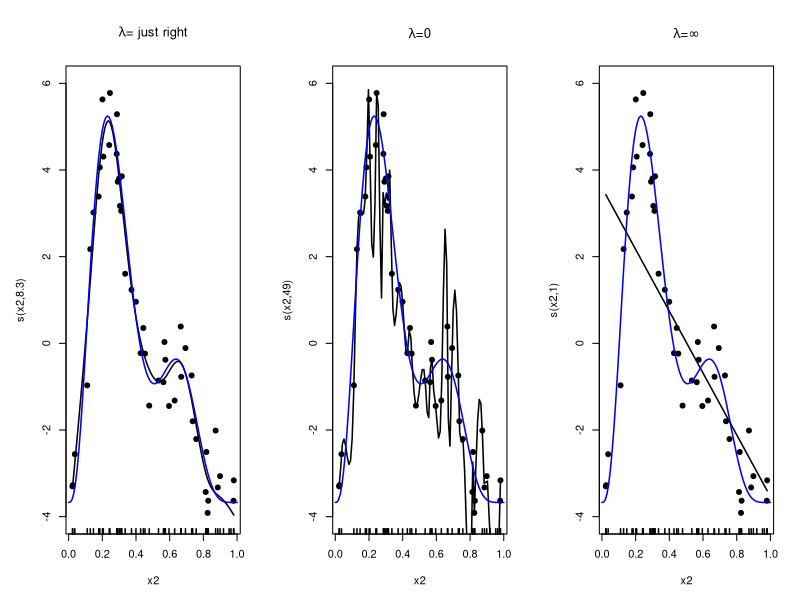
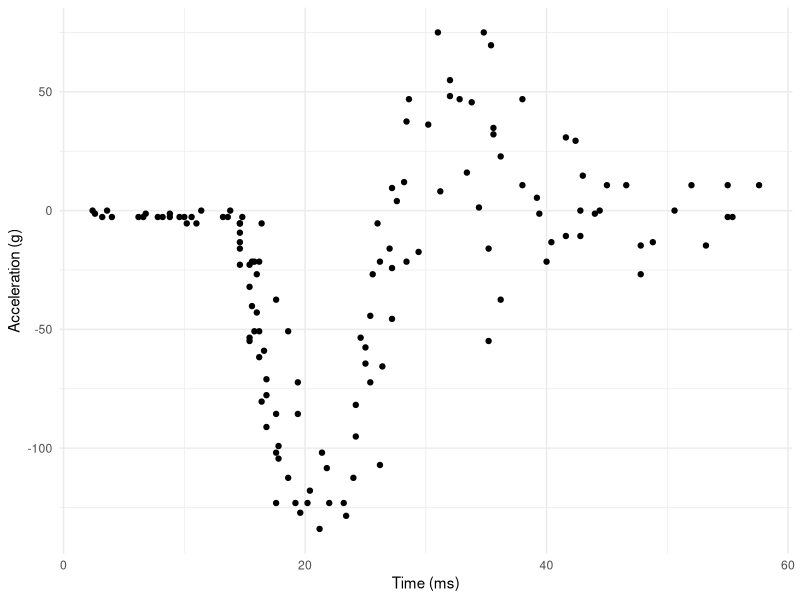
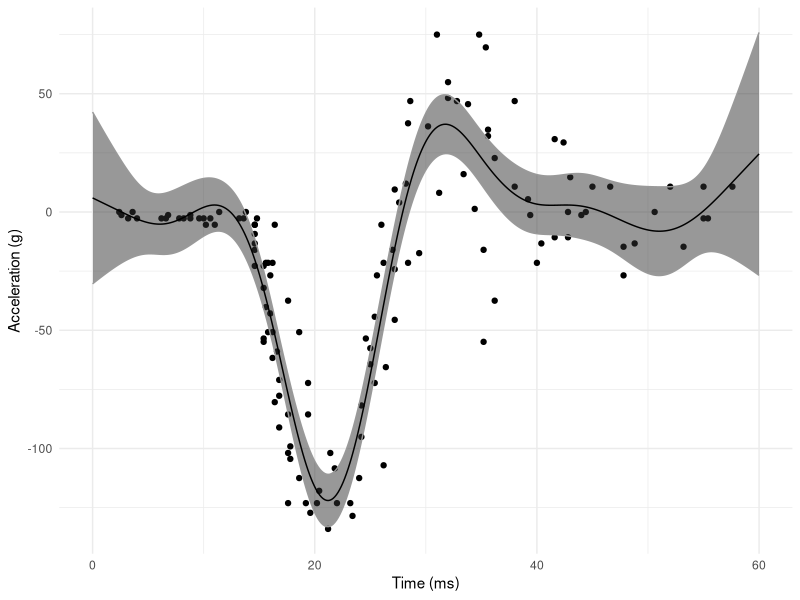
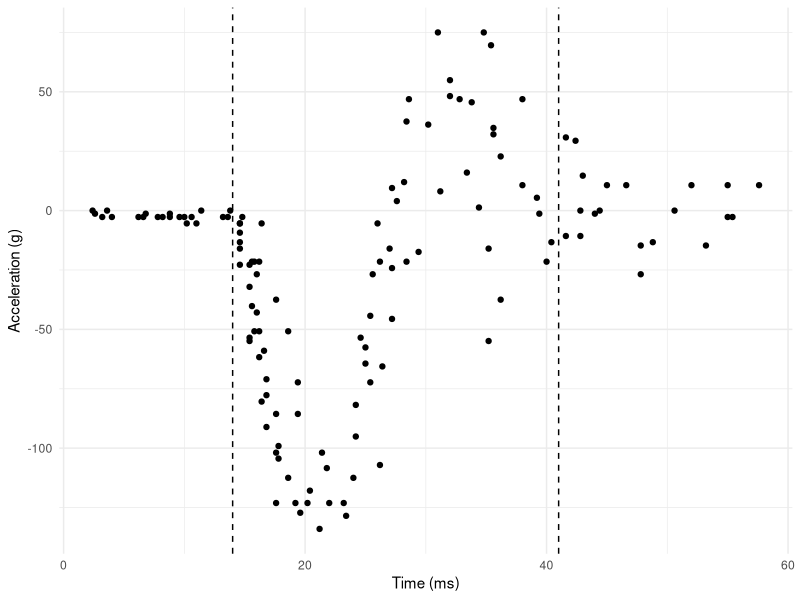
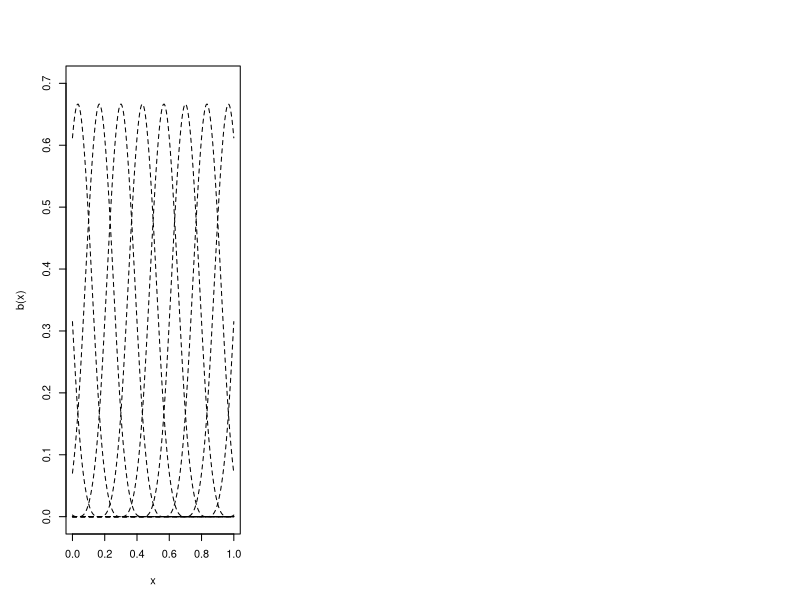
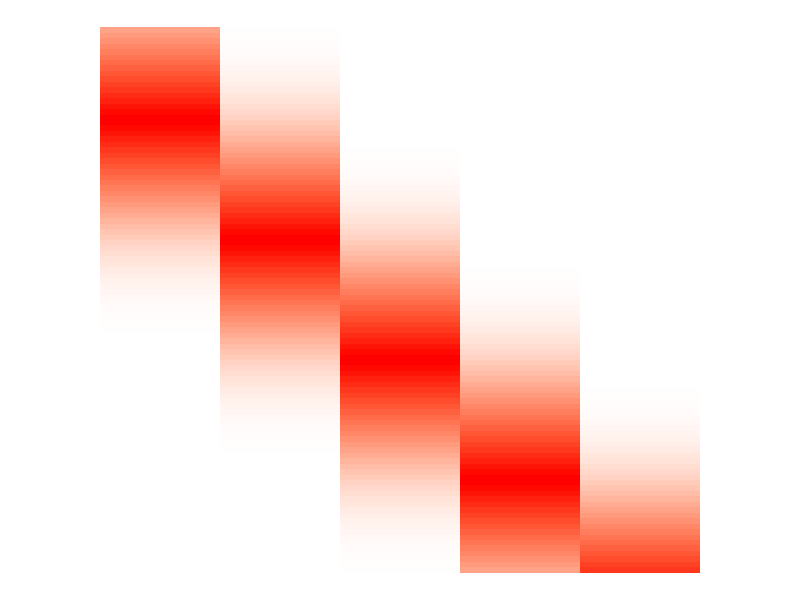
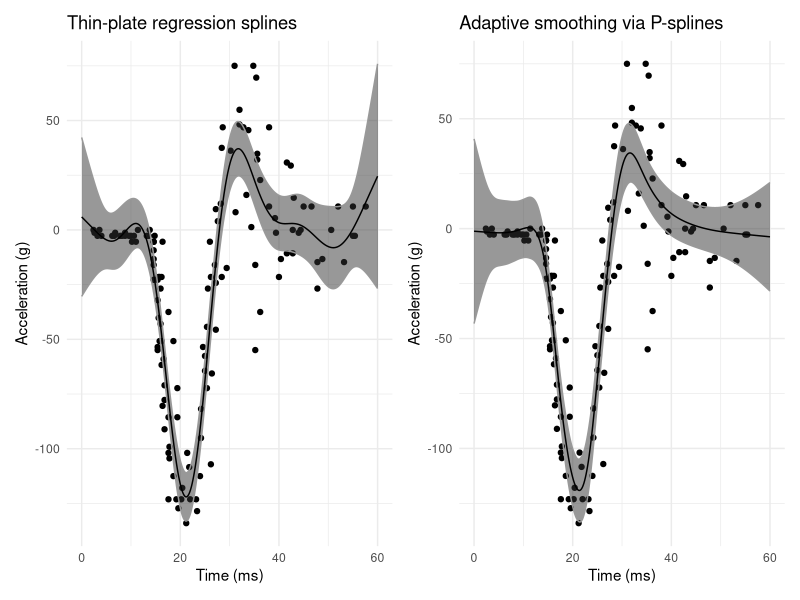
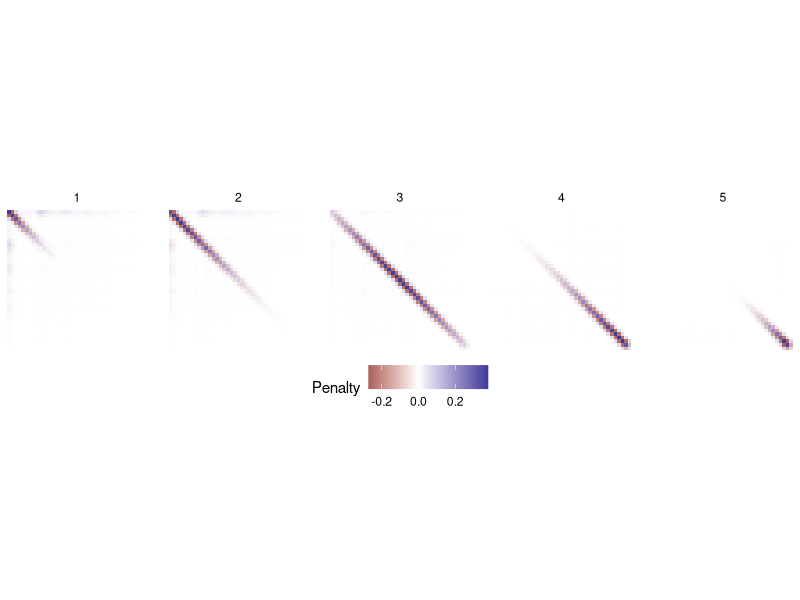

The R script that drew these images, in order:
## ---- chunk 1
#| fig.cap: Data (black dots) are generated from the blue line. In the left plot we have $\lambda$ be estimated. The middle plot shows that when the smoothing parameter is set to zero we get overfitting since the model is unpenalized. The right plot shows what happens when the penalty dominates and all the wiggles are removed from the model, leaving only the slope term which doesn't have second derivatives (which are used for the penalty in this case).

library(mgcv)

# hacked from the example in ?gam
set.seed(2) ## simulate some data...·
dat <- gamSim(1,n=50,dist="normal",scale=0.5, verbose=FALSE)
dat$y <- dat$f2 + rnorm(length(dat$f2), sd = sqrt(0.5))
f2 <- function(x) 0.2*x^11*(10*(1-x))^6+10*(10*x)^3*(1-x)^10-mean(dat$y)
ylim <- c(-4,6)

# fit some models
b.justright <- gam(y~s(x2),data=dat)
b.sp0 <- gam(y~s(x2, sp=0, k=50),data=dat)
b.spinf <- gam(y~s(x2),data=dat, sp=1e10)

# make three plots, w. estimated smooth, truth and data on each
par(mfrow=c(1,3), mar=c(5,5,5,2))

plot(b.justright, se=FALSE, ylim=ylim,
     main=expression(lambda*plain("= just right")), lwd=1.5)
points(dat$x2, dat$y-mean(dat$y), pch=19)
curve(f2,0,1, col="blue", add=TRUE, lwd=1.5)

plot(b.sp0, se=FALSE, ylim=ylim, main=expression(lambda*plain("=")*0), lwd=1.5)
points(dat$x2, dat$y-mean(dat$y), pch=19)
curve(f2,0,1, col="blue", add=TRUE, lwd=1.5)

plot(b.spinf, se=FALSE, ylim=ylim,                                              main=expression(lambda*plain("=")*infinity), lwd=1.5)
points(dat$x2, dat$y-mean(dat$y), pch=19)
curve(f2,0,1, col="blue", add=TRUE, lwd=1.5)
## ---- chunk 2
#| fig.cap: The "motorcycle data". These show the acceleration felt by sensors on the helmets of cadavers as they make impact with a wall.
library(MASS)
library(ggplot2)
library(patchwork)

ggplot(mcycle) +
  geom_point(aes(x=times, y=accel)) +
  labs(x="Time (ms)", y="Acceleration (g)") +
  theme_minimal()
## ---- chunk 3
library(mgcv)

b <- gam(accel ~ s(times), data=mcycle)
## ---- chunk 4
# plotting function
plot_mpreds <- function(model){
  # prediction grid
  xx <- data.frame(times = seq(0, 60, length.out=400))
  # make the predictions
  pp <- predict(model, newdata=xx, se=TRUE)

  # add predictions to the grid
  xx$accel <- as.vector(pp$fit)
  # approximate confidence bands
  xx$upper <- as.vector(pp$fit + 1.96*pp$se.fit)
  xx$lower <- as.vector(pp$fit - 1.96*pp$se.fit)

  # create the plot itself
  ggplot() +
    geom_point(aes(x=times, y=accel), data=mcycle) +
    geom_ribbon(aes(x=times, ymin=lower, ymax=upper),
                colour="grey60", alpha=0.5,
                data=xx) +
    geom_line(aes(x=times, y=accel), data=xx) +
    labs(x="Time (ms)", y="Acceleration (g)") +
    theme_minimal()
}

plot_mpreds(b)
## ---- chunk 5
#| fig.cap: Where we might have differing smoothing in the "motorcycle data".

ggplot(mcycle) +
  geom_point(aes(x=times, y=accel)) +
  geom_vline(xintercept=14, lty=2) +
  geom_vline(xintercept=41, lty=2) +
  labs(x="Time (ms)", y="Acceleration (g)") +
  theme_minimal()
## ---- chunk 6
#| label: fig-bsbasis
#| fig.cap: A B-spline basis.
# taken from Wood (2017)
bspline <- function(x,k,i,m=2){
# evaluate ith b-spline basis function of order m at the values
# in x, given knot locations in k
  if (m==-1){ # base of recursion
    res <- as.numeric(x<k[i+1]&x>=k[i])
  }else{
    # construct from call to lower order basis
    z0 <- (x-k[i])/(k[i+m+1]-k[i])
    z1 <- (k[i+m+2]-x)/(k[i+m+2]-k[i+1])
    res <- z0*bspline(x,k,i,m-1)+ z1*bspline(x,k,i+1,m-1)
  }
  res
}

# knot locations
nk <- 16
knts <- seq(-0.5, 1.5, length.out=nk)
# grid for evaluation
xx <- seq(0, 1, length.out=200)

plot(c(0,1), c(0, 0.7), type="n",
     xlab="x", ylab="b(x)")

for(i in 1:nk){
  lines(xx, bspline(xx, knts, i, 2), lty=2)
}
## ---- chunk 7
(P1 <- diff(diag(10), differences=1))
(P2 <- diff(diag(10), differences=2))
## ---- chunk 8
#| label: fig-bsbasis-mat
#| fig.cap: Visualisation of a B-spline basis design matrix.
# knot locations
nk <- 10
nd <- 100
knts <- seq(-0.5, 1.5, length.out=nk)
# grid for evaluation
xx <- seq(0, 1, length.out=nd)

#bspline <- function(x,k,i,m=2){
XX <- expand.grid(xx = xx,
                  knts = knts[2:6])
XX$p <- unlist(lapply(2:6, bspline, x=xx, k=knts, m=2))

ggplot(XX) +
  geom_tile(aes(x=knts, y=xx, fill=p)) +
  scale_y_reverse() +
  scale_fill_gradient(low="#fff", high="#ff0000") +
  coord_equal() +
  theme_void() +
  theme(legend.position="none")
## ---- chunk 9
#| fig.cap: Comparison of thin-plate splines (left) and adaptive smoothing (right) for the motorcycle dataset.
#| fig.width: 10
#| label: fig-tprsadcomp
b_ad <- gam(accel ~ s(times, bs="ad"), data=mcycle)

(plot_mpreds(b) + ggtitle("Thin-plate regression splines")) +
(plot_mpreds(b_ad) + ggtitle("Adaptive smoothing via P-splines"))
## ---- chunk 10
length(b_ad$smooth[[1]]$S)
## ---- chunk 11
#| label: visS
#| fig.cap: The penalty matrices used to fit our model `b_ad`. Note the spatial structure as we move left to right. Most values are zero but the leading diagonal advances down the matrix, showing where the penalty acts over the spline basis.
#| fig.width: 10
#| fig.height: 4
#| message: false
library(dplyr)

Splot <- lapply(b_ad$smooth[[1]]$S, array2DF, base=list(as.character(1:39)))
Splot <- do.call(rbind, Splot) %>%
  mutate(arow=as.numeric(Var1),
         acol=as.numeric(Var2),
         amat=rep(1:length(b_ad$smooth[[1]]$S),
                  each=nrow(b_ad$smooth[[1]]$S[[1]])*
                       nrow(b_ad$smooth[[1]]$S[[1]])),
         S=Value) %>%
  select(arow, acol, amat, S)


ggplot(Splot) +
  geom_tile(aes(x=acol, y=arow, fill=S)) +
  scale_y_reverse() +
  facet_wrap(~amat, nrow=1) +
  scale_fill_gradient2() +
  coord_equal() +
  labs(fill="Penalty") +
  theme_void() +
  theme(legend.position="bottom")
## ---- chunk 12
#| label: smooth-plot-sp
#| fig.cap: Left plot shows the penalty as a function of time (actually over the interval the knots fall over, scaled to (0,1)), with the right plot showing the smoother itself to help understand the values.
#| fig.width: 10
#| fig.height: 4
#| message: false
plot_adaptive_1d <- function(model, term=1, bs="ps", m=2, nplot=100){

  # this is the number of parameters for the ad smooth
  # (as opposed to the penalty)
  nk <- model$smooth[[term]]$bs.dim

  # spline basis size is number of smoothing parameters
  # this is gamma
  k <- length(model$sp)

  # this is the basis setup as happens within
  # smooth.construct.ad.smooth.spec

  # create a grid with points equally spaced over 0,1
  # (as many as there are basis functions in the main smooth)
  x <- 1:(nk-2)/nk

  # construct the smoother object
  s2 <- smooth.construct(s(x, k=k, bs="ps", m=m, fx=TRUE),
                         data=data.frame(x=x),
                         knots=NULL)

  # we could just extract the $X element from the above, but it's
  # nicer to have something at an arbitrary resolution
  pp <- PredictMat(s2, data.frame(x=seq(0, 1, length.out=nplot)))

  # first and last "internal" knots
  ktsmm <- model$smooth[[1]]$knots
  ktsmm <- ktsmm[c(1+m/2, length(ktsmm)-1-m/2)]

  # get predicted values and the prediction grid
  gr <- data.frame(pred = pp%*%model$sp,
                   x    = seq(ktsmm[1], ktsmm[2], length.out=nplot))

  plot(gr$x, gr$pred, type="l",
       xlab=model$smooth[[term]]$term, ylab="Smoothing parameter")
}
## ---- chunk 13
par(mfrow=c(1,2))
plot_adaptive_1d(b_ad)
plot(b_ad, shift=coef(b_ad)[1])
points(mcycle$times, mcycle$accel)
